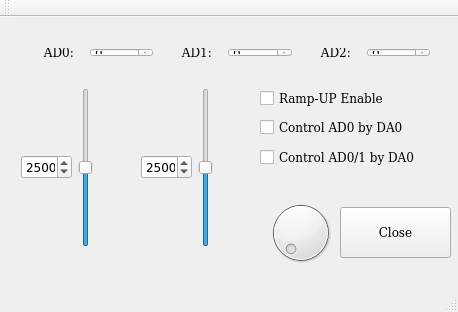
<?xml version="1.0" encoding="UTF-8"?>
<ui version="4.0">
 <class>MainWindow</class>
 <widget class="QMainWindow" name="MainWindow">
  <property name="geometry">
   <rect>
    <x>0</x>
    <y>0</y>
    <width>458</width>
    <height>312</height>
   </rect>
  </property>
  <property name="font">
   <font>
    <family>DejaVu Serif</family>
   </font>
  </property>
  <property name="windowTitle">
   <string>MainWindow</string>
  </property>
  <widget class="QWidget" name="centralWidget">
   <widget class="QDial" name="dial">
    <property name="geometry">
     <rect>
      <x>260</x>
      <y>180</y>
      <width>81</width>
      <height>71</height>
     </rect>
    </property>
   </widget>
   <widget class="QWidget" name="horizontalLayoutWidget">
    <property name="geometry">
     <rect>
      <x>130</x>
      <y>60</y>
      <width>94</width>
      <height>181</height>
     </rect>
    </property>
    <layout class="QHBoxLayout" name="horizontalLayout">
     <item>
      <widget class="QSpinBox" name="spinBox_da1">
       <property name="font">
        <font>
         <family>DejaVu Sans</family>
        </font>
       </property>
       <property name="maximum">
        <number>5000</number>
       </property>
       <property name="singleStep">
        <number>10</number>
       </property>
       <property name="value">
        <number>2500</number>
       </property>
      </widget>
     </item>
     <item>
      <widget class="QSlider" name="verticalSlider_da1">
       <property name="maximum">
        <number>5000</number>
       </property>
       <property name="singleStep">
        <number>10</number>
       </property>
       <property name="value">
        <number>2500</number>
       </property>
       <property name="orientation">
        <enum>Qt::Vertical</enum>
       </property>
      </widget>
     </item>
    </layout>
   </widget>
   <widget class="QWidget" name="horizontalLayoutWidget_2">
    <property name="geometry">
     <rect>
      <x>10</x>
      <y>60</y>
      <width>94</width>
      <height>181</height>
     </rect>
    </property>
    <layout class="QHBoxLayout" name="horizontalLayout_2">
     <item>
      <widget class="QSpinBox" name="spinBox_da0">
       <property name="font">
        <font>
         <family>DejaVu Sans</family>
        </font>
       </property>
       <property name="maximum">
        <number>5000</number>
       </property>
       <property name="singleStep">
        <number>10</number>
       </property>
       <property name="value">
        <number>2500</number>
       </property>
      </widget>
     </item>
     <item>
      <widget class="QSlider" name="verticalSlider_da0">
       <property name="maximum">
        <number>5000</number>
       </property>
       <property name="singleStep">
        <number>10</number>
       </property>
       <property name="value">
        <number>2500</number>
       </property>
       <property name="orientation">
        <enum>Qt::Vertical</enum>
       </property>
      </widget>
     </item>
    </layout>
   </widget>
   <widget class="QWidget" name="horizontalLayoutWidget_4">
    <property name="geometry">
     <rect>
      <x>10</x>
      <y>20</y>
      <width>431</width>
      <height>31</height>
     </rect>
    </property>
    <layout class="QHBoxLayout" name="horizontalLayout_6">
     <item>
      <widget class="QLabel" name="label_2">
       <property name="text">
        <string>      AD0: </string>
       </property>
      </widget>
     </item>
     <item>
      <widget class="QSpinBox" name="spinBox_an0">
       <property name="font">
        <font>
         <family>DejaVu Sans</family>
        </font>
       </property>
       <property name="maximum">
        <number>6000</number>
       </property>
      </widget>
     </item>
     <item>
      <widget class="QLabel" name="label">
       <property name="text">
        <string>      AD1:</string>
       </property>
      </widget>
     </item>
     <item>
      <widget class="QSpinBox" name="spinBox_an1">
       <property name="font">
        <font>
         <family>DejaVu Sans</family>
        </font>
       </property>
       <property name="maximum">
        <number>6000</number>
       </property>
      </widget>
     </item>
     <item>
      <widget class="QLabel" name="label_4">
       <property name="text">
        <string>      AD2:</string>
       </property>
      </widget>
     </item>
     <item>
      <widget class="QSpinBox" name="spinBox_an2">
       <property name="font">
        <font>
         <family>DejaVu Sans</family>
        </font>
       </property>
       <property name="maximum">
        <number>6000</number>
       </property>
      </widget>
     </item>
    </layout>
   </widget>
   <widget class="QCheckBox" name="checkBox_ramp">
    <property name="geometry">
     <rect>
      <x>260</x>
      <y>70</y>
      <width>191</width>
      <height>23</height>
     </rect>
    </property>
    <property name="text">
     <string>Ramp-UP Enable</string>
    </property>
   </widget>
   <widget class="QPushButton" name="pushButton_2">
    <property name="geometry">
     <rect>
      <x>340</x>
      <y>190</y>
      <width>111</width>
      <height>51</height>
     </rect>
    </property>
    <property name="text">
     <string>Close</string>
    </property>
   </widget>
   <widget class="QCheckBox" name="checkBox_adda">
    <property name="geometry">
     <rect>
      <x>260</x>
      <y>100</y>
      <width>191</width>
      <height>21</height>
     </rect>
    </property>
    <property name="text">
     <string>Control AD0 by DA0</string>
    </property>
   </widget>
   <widget class="QCheckBox" name="checkBox_addaBOTH">
    <property name="geometry">
     <rect>
      <x>260</x>
      <y>130</y>
      <width>191</width>
      <height>21</height>
     </rect>
    </property>
    <property name="text">
     <string>Control AD0/1 by DA0</string>
    </property>
   </widget>
  </widget>
  <widget class="QMenuBar" name="menuBar">
   <property name="geometry">
    <rect>
     <x>0</x>
     <y>0</y>
     <width>458</width>
     <height>23</height>
    </rect>
   </property>
  </widget>
  <widget class="QToolBar" name="mainToolBar">
   <attribute name="toolBarArea">
    <enum>TopToolBarArea</enum>
   </attribute>
   <attribute name="toolBarBreak">
    <bool>false</bool>
   </attribute>
  </widget>
  <widget class="QStatusBar" name="statusBar"/>
 </widget>
 <layoutdefault spacing="6" margin="11"/>
 <resources/>
 <connections>
  <connection>
   <sender>verticalSlider_da0</sender>
   <signal>valueChanged(int)</signal>
   <receiver>spinBox_da0</receiver>
   <slot>setValue(int)</slot>
   <hints>
    <hint type="sourcelabel">
     <x>124</x>
     <y>232</y>
    </hint>
    <hint type="destinationlabel">
     <x>58</x>
     <y>226</y>
    </hint>
   </hints>
  </connection>
  <connection>
   <sender>verticalSlider_da1</sender>
   <signal>valueChanged(int)</signal>
   <receiver>spinBox_da1</receiver>
   <slot>setValue(int)</slot>
   <hints>
    <hint type="sourcelabel">
     <x>244</x>
     <y>202</y>
    </hint>
    <hint type="destinationlabel">
     <x>190</x>
     <y>238</y>
    </hint>
   </hints>
  </connection>
 </connections>
</ui>
